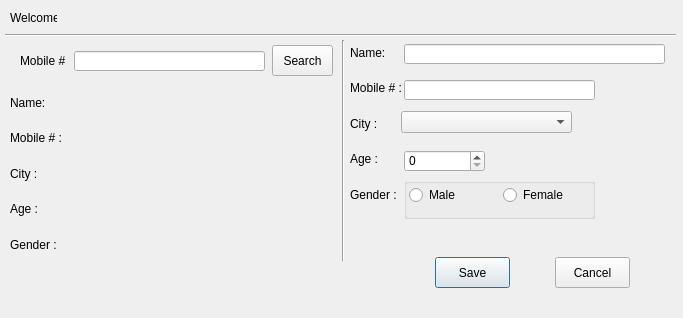
<?xml version="1.0" encoding="UTF-8"?>
<ui version="4.0">
	<class>updateCustomer</class>
	<widget class="QDialog" name="updateCustomer">
		<property name="geometry">
			<rect>
				<x>0</x>
				<y>0</y>
				<width>683</width>
				<height>318</height>
			</rect>
		</property>
		<property name="windowTitle">
			<string>Update Customer</string>
		</property>
		<widget class="QLabel" name="label">
			<property name="geometry">
				<rect>
					<x>10</x>
					<y>10</y>
					<width>47</width>
					<height>16</height>
				</rect>
			</property>
			<property name="text">
				<string>Welcome,</string>
			</property>
		</widget>
		<widget class="QLabel" name="loggeduserlbl">
			<property name="geometry">
				<rect>
					<x>60</x>
					<y>10</y>
					<width>191</width>
					<height>16</height>
				</rect>
			</property>
			<property name="font">
				<font>
					<weight>75</weight>
					<bold>true</bold>
				</font>
			</property>
			<property name="text">
				<string/>
			</property>
		</widget>
		<widget class="Line" name="line">
			<property name="geometry">
				<rect>
					<x>5</x>
					<y>27</y>
					<width>671</width>
					<height>16</height>
				</rect>
			</property>
			<property name="orientation">
				<enum>Qt::Horizontal</enum>
			</property>
		</widget>
		<widget class="QLineEdit" name="custnameled">
			<property name="geometry">
				<rect>
					<x>404</x>
					<y>44</y>
					<width>261</width>
					<height>20</height>
				</rect>
			</property>
		</widget>
		<widget class="QLineEdit" name="mobcustled">
			<property name="geometry">
				<rect>
					<x>404</x>
					<y>80</y>
					<width>191</width>
					<height>20</height>
				</rect>
			</property>
		</widget>
		<widget class="QComboBox" name="citycmbx">
			<property name="geometry">
				<rect>
					<x>401</x>
					<y>111</y>
					<width>171</width>
					<height>22</height>
				</rect>
			</property>
		</widget>
		<widget class="QSpinBox" name="agespin">
			<property name="geometry">
				<rect>
					<x>404</x>
					<y>150</y>
					<width>81</width>
					<height>22</height>
				</rect>
			</property>
		</widget>
		<widget class="QGroupBox" name="groupBox">
			<property name="geometry">
				<rect>
					<x>404</x>
					<y>178</y>
					<width>191</width>
					<height>41</height>
				</rect>
			</property>
			<property name="title">
				<string/>
			</property>
			<widget class="QWidget" name="horizontalLayoutWidget">
				<property name="geometry">
					<rect>
						<x>5</x>
						<y>2</y>
						<width>181</width>
						<height>31</height>
					</rect>
				</property>
				<layout class="QHBoxLayout" name="horizontalLayout">
					<item>
						<widget class="QRadioButton" name="malebtn">
							<property name="text">
								<string>Male</string>
							</property>
						</widget>
					</item>
					<item>
						<widget class="QRadioButton" name="femalerbtn">
							<property name="text">
								<string>Female</string>
							</property>
						</widget>
					</item>
				</layout>
			</widget>
		</widget>
		<widget class="QPushButton" name="updatebtn">
			<property name="geometry">
				<rect>
					<x>435</x>
					<y>257</y>
					<width>75</width>
					<height>31</height>
				</rect>
			</property>
			<property name="text">
				<string>Save</string>
			</property>
		</widget>
		<widget class="QPushButton" name="cancelbtn">
			<property name="geometry">
				<rect>
					<x>555</x>
					<y>257</y>
					<width>75</width>
					<height>31</height>
				</rect>
			</property>
			<property name="text">
				<string>Cancel</string>
			</property>
		</widget>
		<widget class="QLabel" name="statuslbl">
			<property name="geometry">
				<rect>
					<x>10</x>
					<y>270</y>
					<width>331</width>
					<height>31</height>
				</rect>
			</property>
			<property name="styleSheet">
				<string notr="true">color: rgb(255, 0, 0);</string>
			</property>
			<property name="text">
				<string/>
			</property>
			<property name="alignment">
				<set>Qt::AlignCenter</set>
			</property>
		</widget>
		<widget class="QWidget" name="layoutWidget">
			<property name="geometry">
				<rect>
					<x>350</x>
					<y>38</y>
					<width>51</width>
					<height>171</height>
				</rect>
			</property>
			<layout class="QVBoxLayout" name="verticalLayout">
				<item>
					<widget class="QLabel" name="label_3">
						<property name="text">
							<string>Name:</string>
						</property>
					</widget>
				</item>
				<item>
					<widget class="QLabel" name="label_4">
						<property name="text">
							<string>Mobile # :</string>
						</property>
					</widget>
				</item>
				<item>
					<widget class="QLabel" name="label_7">
						<property name="text">
							<string>City :</string>
						</property>
					</widget>
				</item>
				<item>
					<widget class="QLabel" name="label_6">
						<property name="text">
							<string>Age :</string>
						</property>
					</widget>
				</item>
				<item>
					<widget class="QLabel" name="label_5">
						<property name="text">
							<string>Gender :</string>
						</property>
					</widget>
				</item>
			</layout>
		</widget>
		<widget class="Line" name="line_2">
			<property name="geometry">
				<rect>
					<x>333</x>
					<y>40</y>
					<width>20</width>
					<height>221</height>
				</rect>
			</property>
			<property name="orientation">
				<enum>Qt::Vertical</enum>
			</property>
		</widget>
		<widget class="QWidget" name="layoutWidget_2">
			<property name="geometry">
				<rect>
					<x>10</x>
					<y>88</y>
					<width>51</width>
					<height>171</height>
				</rect>
			</property>
			<layout class="QVBoxLayout" name="verticalLayout_2">
				<item>
					<widget class="QLabel" name="label_8">
						<property name="text">
							<string>Name:</string>
						</property>
					</widget>
				</item>
				<item>
					<widget class="QLabel" name="label_9">
						<property name="text">
							<string>Mobile # :</string>
						</property>
					</widget>
				</item>
				<item>
					<widget class="QLabel" name="label_10">
						<property name="text">
							<string>City :</string>
						</property>
					</widget>
				</item>
				<item>
					<widget class="QLabel" name="label_11">
						<property name="text">
							<string>Age :</string>
						</property>
					</widget>
				</item>
				<item>
					<widget class="QLabel" name="label_12">
						<property name="text">
							<string>Gender :</string>
						</property>
					</widget>
				</item>
			</layout>
		</widget>
		<widget class="QWidget" name="layoutWidget_3">
			<property name="geometry">
				<rect>
					<x>60</x>
					<y>88</y>
					<width>271</width>
					<height>171</height>
				</rect>
			</property>
			<layout class="QVBoxLayout" name="verticalLayout_3">
				<item>
					<widget class="QLabel" name="renamelbl">
						<property name="text">
							<string/>
						</property>
					</widget>
				</item>
				<item>
					<widget class="QLabel" name="remobilenumlbl">
						<property name="text">
							<string/>
						</property>
					</widget>
				</item>
				<item>
					<widget class="QLabel" name="recitylbl">
						<property name="text">
							<string/>
						</property>
					</widget>
				</item>
				<item>
					<widget class="QLabel" name="reagelbl">
						<property name="text">
							<string/>
						</property>
					</widget>
				</item>
				<item>
					<widget class="QLabel" name="regenderlbl">
						<property name="text">
							<string/>
						</property>
					</widget>
				</item>
			</layout>
		</widget>
		<widget class="QPushButton" name="searchButton">
			<property name="geometry">
				<rect>
					<x>272</x>
					<y>45</y>
					<width>61</width>
					<height>31</height>
				</rect>
			</property>
			<property name="text">
				<string>Search</string>
			</property>
		</widget>
		<widget class="QLineEdit" name="searchled">
			<property name="geometry">
				<rect>
					<x>74</x>
					<y>51</y>
					<width>191</width>
					<height>20</height>
				</rect>
			</property>
		</widget>
		<widget class="QLabel" name="label_2">
			<property name="geometry">
				<rect>
					<x>20</x>
					<y>54</y>
					<width>47</width>
					<height>13</height>
				</rect>
			</property>
			<property name="text">
				<string>Mobile #</string>
			</property>
		</widget>
	</widget>
	<resources/>
	<connections/>
</ui>
